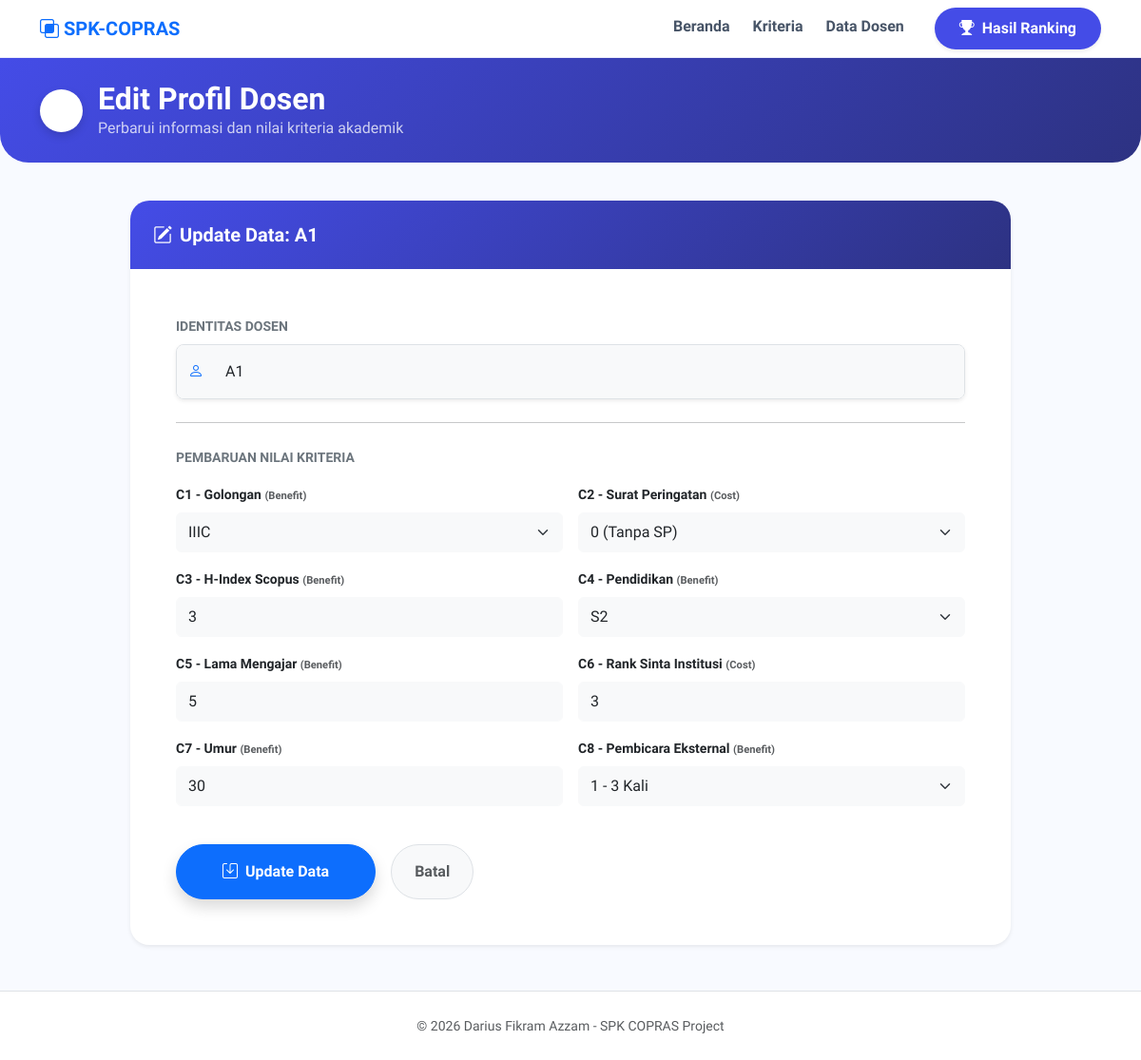
The page /edit_dosen.php?id=1 on the database its author committed.
### tables this page shows
CREATE TABLE `dosen` (
  `id_dosen` int(11) NOT NULL AUTO_INCREMENT,
  `nama_dosen` varchar(100) DEFAULT NULL,
  `c1_val` DOUBLE DEFAULT NULL,
  `c2_val` DOUBLE DEFAULT NULL,
  `c3_val` DOUBLE DEFAULT NULL,
  `c4_val` DOUBLE DEFAULT NULL,
  `c5_val` DOUBLE DEFAULT NULL,
  `c6_val` DOUBLE DEFAULT NULL,
  `c7_val` DOUBLE DEFAULT NULL,
  `c8_val` DOUBLE DEFAULT NULL,
  PRIMARY KEY (`id_dosen`)
);

CREATE TABLE `kriteria` (
  `id_kriteria` int(11) NOT NULL AUTO_INCREMENT,
  `kode_kriteria` varchar(5) DEFAULT NULL,
  `nama_kriteria` varchar(50) DEFAULT NULL,
  `bobot` float DEFAULT NULL,
  `jenis` enum('benefit','cost') DEFAULT NULL,
  PRIMARY KEY (`id_kriteria`)
);

### edit_dosen.php (the view, shortened to what this page needs)
<?php
include 'koneksi.php';
include 'header.php';
$id = $_GET['id'];
$data = mysqli_query($conn, "SELECT * FROM dosen WHERE id_dosen = '$id'");
$d = mysqli_fetch_assoc($data);
?>
<div class="hero-bg py-4 mb-0" style="border-radius: 0 0 30px 30px;">
    <div class="container">
        <div class="d-flex align-items-center">
            <a href="data_dosen.php" class="btn back-btn rounded-circle me-3 shadow-sm" style="width: 45px; height: 45px; display: flex; align-items: center; justify-content: center;">
                <i class="bi bi-arrow-left fs-5 text-white"></i>
            </a>
            <div>
                <h2 class="fw-bold text-white mb-0">Edit Profil Dosen</h2>
                <p class="text-white opacity-75 mb-0">Perbarui informasi dan nilai kriteria akademik</p>
            </div>
        </div>
    </div>
</div>
<div class="container" style="margin-top: 40px;">
    <div class="row justify-content-center">
        <div class="col-lg-10">
            <div class="custom-card card border-0 shadow-sm mb-5">
                <div class="card-header-custom p-4">
                    <h5 class="mb-0 fw-bold"><i class="bi bi-pencil-square me-2"></i>Update Data: <?= $d['nama_dosen']; ?></h5>
                </div>
                <div class="card-body p-4 p-md-5">
                    <form action="update_dosen.php" method="POST">
                        <div class="mb-4">
                            <label class="form-label fw-bold text-secondary small text-uppercase">Identitas Dosen</label>
                            <div class="input-group shadow-sm rounded-3 overflow-hidden border">
                                <span class="input-group-text bg-light border-0"><i class="bi bi-person text-primary"></i></span>
                                <input type="text" name="nama_dosen" class="form-control border-0 bg-light py-3" value="<?= $d['nama_dosen']; ?>" required>
                            </div>
                        </div>
                        <hr class="my-4 opacity-25">
                        <label class="form-label fw-bold text-secondary small text-uppercase mb-3">Pembaruan Nilai Kriteria</label>
                        <div class="row g-3 mb-4">
                            <?php
                            $q_kriteria = mysqli_query($conn, "SELECT * FROM kriteria ORDER BY kode_kriteria ASC");
                            while($rk = mysqli_fetch_assoc($q_kriteria)):
                                $kode = $rk['kode_kriteria'];
                                $nama = strtolower($rk['nama_kriteria']);
                                $col_name = strtolower($kode) . "_val";
                                $val_sekarang = $d[$col_name];
                            ?>
                            <div class="col-md-6">
                                <label class="form-label small fw-semibold text-dark">
                                    <?= $kode; ?> - <?= $rk['nama_kriteria']; ?>
                                    <span class="text-muted" style="font-size: 0.7rem;">(<?= ucfirst($rk['jenis']); ?>)</span>
                                </label>
                                <?php
                                if (strpos($nama, 'golongan') !== false): ?>
                                    <select name="nilai[<?= $kode; ?>]" class="form-select border-light bg-light py-2" required>
                                        <option value="4" <?= $val_sekarang == 4 ? 'selected' : ''; ?>>IIIC</option>
                                    </select>
                                <?php elseif (strpos($nama, 'sp') !== false || strpos($nama, 'peringatan') !== false): ?>
                                    <select name="nilai[<?= $kode; ?>]" class="form-select border-light bg-light py-2" required>
                                        <option value="3" <?= $val_sekarang == 3 ? 'selected' : ''; ?>>0 (Tanpa SP)</option>
                                    </select>
                                <?php elseif (strpos($nama, 'pendidikan') !== false): ?>
                                    <select name="nilai[<?= $kode; ?>]" class="form-select border-light bg-light py-2" required>
                                        <option value="2" <?= $val_sekarang == 2 ? 'selected' : ''; ?>>S2</option>
                                    </select>
                                <?php elseif (strpos($nama, 'pembicara') !== false): ?>
                                    <select name="nilai[<?= $kode; ?>]" class="form-select border-light bg-light py-2" required>
                                        <option value="3" <?= $val_sekarang == 3 ? 'selected' : ''; ?>>1 - 3 Kali</option>
                                    </select>
                                <?php else:
                                    $placeholder = "Input nilai...";
                                    if (strpos($nama, 'umur') !== false) $placeholder = "Contoh: 35";
                                    if (strpos($nama, 'mengajar') !== false) $placeholder = "Contoh: 5";
                                    if (strpos($nama, 'sinta') !== false) $placeholder = "Contoh: 3";
                                ?>
                                    <input type="number" step="0.01" name="nilai[<?= $kode; ?>]" class="form-control border-light bg-light py-2" value="<?= $val_sekarang; ?>" placeholder="<?= $placeholder; ?>" required>
                                <?php endif; ?>
                            </div>
                            <?php endwhile; ?>
                        </div>
                        <div class="d-flex gap-3 pt-3">
                            <button type="submit" class="btn btn-primary rounded-pill px-5 py-3 fw-bold shadow">
                                <i class="bi bi-save me-2"></i>Update Data
                            </button>
                            <a href="data_dosen.php" class="btn btn-light rounded-pill px-4 py-3 fw-bold text-muted border">Batal</a>
                        </div>
                    </form>
                </div>
            </div>
        </div>
    </div>
</div>
<footer class="text-center py-4 text-muted mt-auto bg-white border-top">
    <small>&copy; 2026 Darius Fikram Azzam - SPK COPRAS Project</small>
</footer>

### header.php (style rules this page uses)
:root { --primary-gradient: linear-gradient(135deg, #444ce7 0%, #2d3282 100%); --glass-bg: rgba(255, 255, 255, 0.9); }
body { font-family: 'Plus Jakarta Sans', sans-serif; background-color: #f8faff; color: #1d2939; min-height: 100vh; }
.custom-card { background: #ffffff; border: none; border-radius: 20px; box-shadow: 0 10px 25px rgba(68, 76, 231, 0.05); transition: 0.3s; }
.card-header-custom { background: var(--primary-gradient); color: white; border-radius: 20px 20px 0 0 !important; padding: 20px; border: none; }
.hero-bg { background: var(--primary-gradient); border-radius: 0 0 40px 40px; padding: 80px 0 120px; color: white; margin-bottom: -80px; }
.back-btn { background: #ffffff !important; color: #444ce7 !important; border: none !important; transition: all 0.3s ease; display: flex; align-items: center; justify-content: center; box-shadow: 0 4px 10px rgba(0, 0, 0, 0.15) !important; }

### rows shown on the page
dosen: nama_dosen "A1"
kriteria: kode_kriteria "C1", nama_kriteria "Golongan", jenis "Benefit", kode_kriteria "IIIC"
kriteria: kode_kriteria "C2", nama_kriteria "Surat Peringatan", jenis "Cost", kode_kriteria "0 (Tanpa SP)"
kriteria: kode_kriteria "C3", nama_kriteria "H-Index Scopus", jenis "Benefit", kode_kriteria.c3_val "3"
kriteria: kode_kriteria "C4", nama_kriteria "Pendidikan", jenis "Benefit", kode_kriteria "S2"
kriteria: kode_kriteria "C5", nama_kriteria "Lama Mengajar", jenis "Benefit", kode_kriteria.c5_val "5"
kriteria: kode_kriteria "C6", nama_kriteria "Rank Sinta Institusi", jenis "Cost", kode_kriteria.c6_val "3"
kriteria: kode_kriteria "C7", nama_kriteria "Umur", jenis "Benefit", kode_kriteria.c7_val "30"
kriteria: kode_kriteria "C8", nama_kriteria "Pembicara Eksternal", jenis "Benefit", kode_kriteria "1 - 3 Kali"
